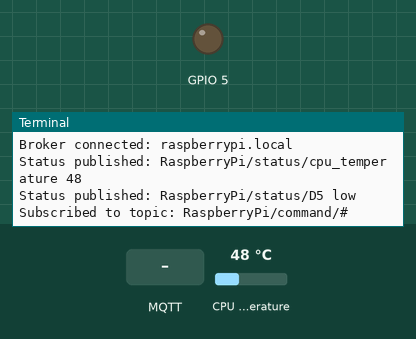
This program was run on a simulated Raspberry Pi (BCM pin numbers). Shown: output pins drawn as LEDs (lit = HIGH), the last lines printed to the terminal. The test bench sets the inputs (shaded band); at power-on: CPU temperature 48 °C. No MQTT or app messages arrive unless stated; the clock reads 2024-03-15 10:24:30 at power-on unless the program sets it; library files of the repository ran but are not shown: secrets.py.

Above: at 1.4 s.
1.5 s: CPU temperature set to 71 °C
At 2.7 s:
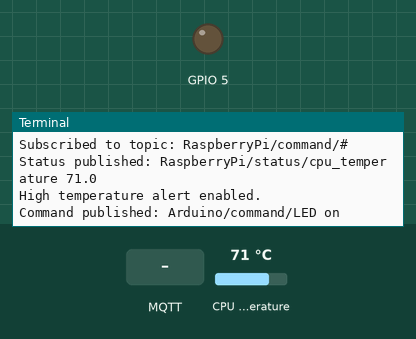
3.7 s: MQTT message "raspberry_pi_pico_w" arrives on the first subscribed topic
At 4.2 s:
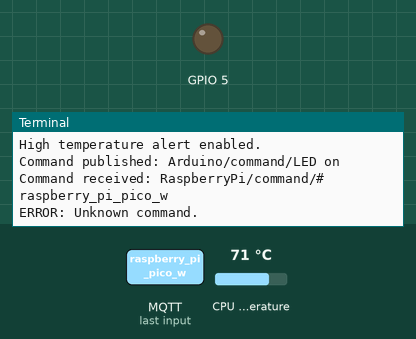
5.2 s: MQTT message "get" arrives on the first subscribed topic
At 6.4 s:
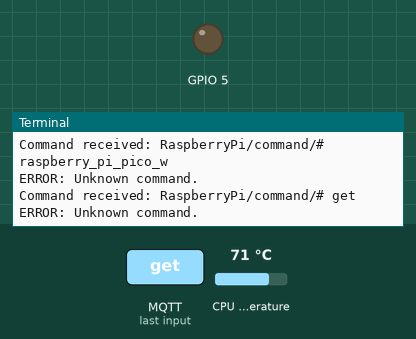
6.7 s: CPU temperature set to 31 °C
At 8.4 s:
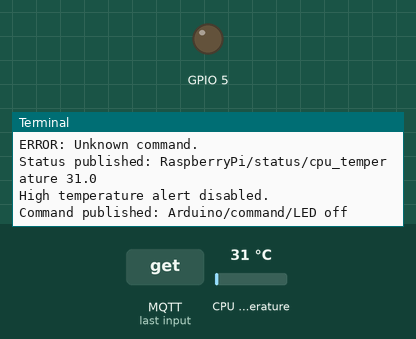
8.7 s: MQTT message "high" arrives on the first subscribed topic
At 9.2 s:
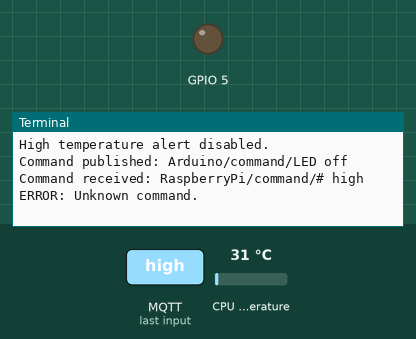

Measured:
- after the input at 1.5 s, the terminal: prints a new line after 0.72 s (image 1)
- after the input at 3.7 s, the terminal: prints a new line at once (image 2)
- after the input at 5.2 s, the terminal: prints a new line at once (image 3)
- after the input at 6.7 s, the terminal: prints a new line after 0.51 s (image 4)
- after the input at 8.7 s, the terminal: prints a new line at once (image 5)

The program:

mqtt_client.py
```python
"""A CircuitPython program that demonstrates how to use the MQTT protocol.

Description
-----------

A CircuitPython program that demonstrates how to use the MQTT protocol.
It can be run on either a Raspberry Pi SBC or a Raspberry Pi Pico W
microcontroller board.

The Raspberry Pi acts as an MQTT client and connects to the MQTT broker.

The client listens for (subscribes to) the following commands (topics):

- <client_id>/command/cpu_temperature (qos = 1, retained = false, message = get)
- <client_id>/command/D5 (qos = 1, retained = false, message = get | high | low)

The client reports (publishes to) the following status (topics):

- <client_id>/status/cpu_temperature (qos = 0, retained = true,
  message = temperature)
- <client_id>/status/D5 (qos = 0, retained = true, message = high | low)

The following Mosquitto commands can be used on your computer to interact with
the Raspberry Pi client.  Change the client ID, username, and password options
to those values specified within the *secrets.h* module and the MQTT broker
server configuration.

- $ mosquitto_sub -v -h raspberrypi.local -p 1883 -u <username> -P <password>
  -q 1 -t <client_id>/#
- $ mosquitto_pub -h raspberrypi.local -p 1883 -u <username> -P <password> -q 1
  -t <client_id>/command/cpu_temperature -m get
- $ mosquitto_pub -h raspberrypi.local -p 1883 -u <username> -P <password> -q 1
  -t <client_id>/command/D5 -m get
- $ mosquitto_pub -h raspberrypi.local -p 1883 -u <username> -P <password> -q 1
  -t <client_id>/command/D5 -m high
- $ mosquitto_pub -h raspberrypi.local -p 1883 -u <username> -P <password> -q 1
  -t <client_id>/command/D5 -m low

Circuit
-------

- No external components are connected to the board.

Libraries/Modules
-----------------

- *time* Standard Library
    - https://docs.python.org/3/library/time.html
    - Provides access to the *sleep* function.
- *socket* Standard Library
    - https://docs.python.org/3/library/socket.html
    - Provides a low-level networking interface on a Raspberry Pi SBC.
- *board* CircuitPython Core Module
    - https://circuitpython.readthedocs.io/en/latest/shared-bindings/board/
    - Provides access to the board's GPIO pins and hardware.
- *digitalio* CircuitPython Core Module
    - https://circuitpython.readthedocs.io/en/latest/shared-bindings/digitalio/
    - Provides basic digital pin support.
- *microcontroller* CircuitPython Core Module
    - https://circuitpython.readthedocs.io/en/latest/shared-bindings/microcontroller/
    - Provides access to the microcontroller's pin references and CPU
      temperature.
- *socketpool* CircuitPython Core Module
    - https://docs.circuitpython.org/en/latest/shared-bindings/socketpool/
    - Provides a low-level networking interface on a Raspberry Pi Pico W.
- *wifi* CircuitPython Core Module
    - https://docs.circuitpython.org/en/latest/shared-bindings/wifi/
    - Provides low-level WiFi functionality on a Raspberry Pi Pico W.
- *GPIO Zero* Library
    - https://gpiozero.readthedocs.io
    - Provides access to the CPU temperature on a Raspberry Pi SBC.
- *RPi.GPIO* Library
    - https://pypi.org/project/RPi.GPIO/
    - Provides access to the *cleanup* method on a Raspberry Pi SBC.
- *Adafruit_CircuitPython_Logging* Library
    - https://docs.circuitpython.org/projects/logging/
    - Provides logging support.
- *Adafruit_CircuitPython_MiniMQTT* Library
    - https://docs.circuitpython.org/projects/minimqtt/
    - Provides MQTT client connectivity.
- *secrets* Local Module
    - Contains the secrets (usernames, passwords, and other parameters) used for
      accessing the local WiFi network and the MQTT broker server.

Notes
-----

- The separate *secrets.py* module contains the secrets (usernames, passwords,
  and other parameters) used for accessing the local WiFi network and the MQTT
  broker server.  Replace the placeholders within that file with the appropriate
  values for your setup before running this program.
- Comments are Sphinx (reStructuredText) compatible.

TODO
----

- None.

Author(s)
---------

- Created by John Woolsey on 06/12/2023.
- Modified by John Woolsey on 08/03/2023.

Copyright (c) 2023 Woolsey Workshop.  All rights reserved.

Members
-------
"""


# Imports
from time import sleep
import board
from digitalio import DigitalInOut, Direction
import microcontroller
try:
    import gpiozero
    import RPi.GPIO as GPIO
    IS_RASPBERRY_PI_SBC = True
except:
    IS_RASPBERRY_PI_SBC = False
if IS_RASPBERRY_PI_SBC:
    import socket
elif board.board_id == "raspberry_pi_pico_w":
    import socketpool
    import wifi
import adafruit_logging as logger
import adafruit_minimqtt.adafruit_minimqtt as MQTT
try:
    import secrets
except ImportError:
    print("WiFi and MQTT secrets are stored in secrets.py.")
    raise


# Pin Mapping
if IS_RASPBERRY_PI_SBC:
    gpio_d5: microcontroller.Pin = DigitalInOut(board.D5)
    """The D5 GPIO pin."""
elif board.board_id == "raspberry_pi_pico_w":
    gpio_d5: microcontroller.Pin = DigitalInOut(board.GP5)  # use board.LED to control on-board LED
    """The D5 GPIO pin."""


# Global Constants
DEBUG: int = 1
"""Enables MQTT client debugging messages;
`0` = no messages are printed,
`1` = only program messages are printed, and
`2` = program and MQTT logging messages are printed.
"""


# Global Variables
previous_gpio_d5_value: bool = False
"""The previous value of the D5 GPIO pin."""

previous_cpu_temperature_value: float = 0.0
"""The previous value of the CPU temperature."""

high_cpu_temperature_alert: bool = False
"""The current status of the high cpu temperature alert;
`False` = alert is off, `True` = alert is on.
"""

cpu_temperature_threshold_high: float = 58
"""The high temperature threshold that enables the high cpu temperature alert."""

cpu_temperature_threshold_low: float = 56
"""The low temperature threshold that disables the high cpu temperature alert."""


# Global Instances
mqtt_client: MQTT = None
"""The instance of the MQTT client."""


# MQTT Callback Functions
def mqtt_command_cpu_temperature_received(client: MQTT, topic: str, message: str) -> None:
    """The callback function that gets called when an MQTT message is received
    from the broker with the *<client_id>/command/cpu_temperature* topic.

    Processes the incoming *cpu_temperature* command (message).

    :param MQTT client: The MQTT client that received the message; not utilized.
    :param str topic: The topic of the incoming MQTT based command.
    :param str message: The message of the incoming MQTT based command.
    """

    if DEBUG:
        print(f"Command received: {topic} {message}")
    if message == "get":
        mqtt_publish_cpu_temperature_status()
    else:
        if DEBUG:
            print("ERROR: Unknown command.")


def mqtt_command_d5_received(client: MQTT, topic: str, message: str) -> None:
    """The callback function that gets called when an MQTT message is received
    from the broker with the *<client_id>/command/D5* topic.

    Processes the incoming *D5* command (message).

    :param MQTT client: The MQTT client that received the message; not utilized.
    :param str topic: The topic of the incoming MQTT based command.
    :param str message: The message of the incoming MQTT based command.
    """

    if DEBUG:
        print(f"Command received: {topic} {message}")
    if message == "get":
        mqtt_publish_gpio_d5_status()
    elif message in ("high", "low"):
        gpio_d5.value = True if message == "high" else False
        if DEBUG:
            print(f"D5 GPIO pin set {message}.")
        mqtt_publish_gpio_d5_status()
    else:
        if DEBUG:
            print("ERROR: Unknown command.")


def mqtt_connected(client: MQTT, userdata: any, flags: int, rc: int) -> None:
    """The callback function that gets called when the MQTT client connects to
    the broker.

    Reports the broker connection status to the user.

    :param MQTT client: The MQTT client that connected.
    :param any userdata: Arbitrary callback data; not utilized.
    :param int flags: The response flags; not utilized.
    :param int rc: The connect operation's return code; not utilized.
    """

    if DEBUG:
        print(f"\nBroker connected: {client.broker}")


def mqtt_disconnected(client: MQTT, userdata: any, rc: int) -> None:
    """The callback function that gets called when the MQTT client disconnects
    from the broker.

    Reports the broker connection status to the user.

    :param MQTT client: The MQTT client that disconnected.
    :param any userdata: Arbitrary callback data; not utilized.
    :param int rc: The disconnect operation's return code; not utilized.
    """

    if DEBUG:
        print(f"Broker disconnected: {client.broker}")


def mqtt_message_received(client: MQTT, topic: str, message: str) -> None:
    """The callback function that gets called when an MQTT command (message)
    other than *cpu_temperature* and *D5* is received from the broker.

    Alerts the user to an unknown command being received.

    :param MQTT client: The MQTT client that received the message; not utilized.
    :param str topic: The topic of the incoming MQTT based command.
    :param str message: The message of the incoming MQTT based command.
    """

    if DEBUG:
        print(f"Command received: {topic} {message}")
        print("ERROR: Unknown command.")


def mqtt_published(client: MQTT, userdata: any, topic: str, pid: int) -> None:
    """The callback function that gets called when an MQTT message is published
    to the broker.

    Reports the published message to the user.

    Note, since this callback function does not have access to the actual
    messages (payloads) of the published messages, the messages are reported to
    the user directly when the messages are published.  Hence, this callback
    function is not currently being utilized, but is left here for demonstration
    purposes.

    :param MQTT client: The MQTT client that published the message;
        not utilized.
    :param any userdata: Arbitrary callback data; not utilized.
    :param str topic: The topic of the published MQTT based command.
    :param int pid: The message ID; not utilized.
    """

    if DEBUG:
        # print(f"Status published: {topic} {message}")  # preferred, but unavailable
        print(f"Status published: {topic}")


def mqtt_subscribed(client: MQTT, userdata: any, topic: str, granted_qos: int) -> None:
    """The callback function that gets called when an MQTT client subscribes to
    a topic with the broker.

    Reports the subscribed topic to the user.

    :param MQTT client: The MQTT client that subscribed to a topic;
        not utilized.
    :param any userdata: Arbitrary callback data; not utilized.
    :param str topic: The topic of the MQTT subscription.
    :param int granted_qos: The granted Quality of Service (QoS) of the MQTT
        subscription; not utilized.
    """

    if DEBUG:
        print(f"Subscribed to topic: {topic}")


def mqtt_unsubscribed(client: MQTT, userdata: any, topic: str, pid: int) -> None:
    """The callback function that gets called when an MQTT client unsubscribes
    from a topic with the broker.

    Reports the unsubscribed topic to the user.

    :param MQTT client: The MQTT client that unsubscribed from a topic;
        not utilized.
    :param any userdata: Arbitrary callback data; not utilized.
    :param str topic: The topic of the canceled MQTT subscription.
    :param int pid: The message ID; not utilized.
    """

    if DEBUG:
        print(f"Unsubscribed from topic: {topic}")


# User Functions
def configure_mqtt_client() -> None:
    """Configures the MQTT client.

    Turns on debug logging, if enabled, and sets MQTT callback functions.
    """

    global mqtt_client

    # Setup WiFi network and MQTT broker connections
    if IS_RASPBERRY_PI_SBC:
        socket_pool = socket
    if board.board_id == "raspberry_pi_pico_w":
        wifi.radio.connect(secrets.wifi["ssid"], secrets.wifi["password"])  # connect to WiFi network
        socket_pool = socketpool.SocketPool(wifi.radio)
    mqtt_client = MQTT.MQTT(
        broker=secrets.mqtt["broker_url"],
        username=secrets.mqtt["broker_username"],
        password=secrets.mqtt["broker_password"],
        client_id=secrets.mqtt["client_id"],
        socket_pool=socket_pool
    )

    # Enable debugging messages
    if DEBUG == 2:  # display MQTT debugging messages
        mqtt_client.enable_logger(logger, log_level=logger.DEBUG)

    # Assign MQTT client callback functions
    mqtt_client.on_connect = mqtt_connected
    mqtt_client.on_disconnect = mqtt_disconnected
    mqtt_client.on_message = mqtt_message_received
    # mqtt_client.on_publish = mqtt_published  # not utilized
    mqtt_client.on_subscribe = mqtt_subscribed
    mqtt_client.on_unsubscribe = mqtt_unsubscribed
    mqtt_client.add_topic_callback(
        f"{secrets.mqtt['client_id']}/command/cpu_temperature",
        mqtt_command_cpu_temperature_received
    )
    mqtt_client.add_topic_callback(
        f"{secrets.mqtt['client_id']}/command/D5",
        mqtt_command_d5_received
    )


def connect_mqtt_broker() -> None:
    """Connects to the MQTT broker."""

    if DEBUG:
        print("Connecting to MQTT broker...", end="")
    while mqtt_client.connect():
        if DEBUG:
            print(".", end="")
        sleep(1)  # wait 1 second


def mqtt_check_and_report_status() -> None:
    """Checks the status of the current CPU temperature and D5 GPIO pin values
    and reports any significant changes to the MQTT broker.

    Turns on or off the high temperature alert (publishes MQTT based commands to
    turn on/off the Arduino LED) depending on the CPU's temperature value.
    """

    # CPU Temperature Status
    current_cpu_temperature_value: float = 0
    if IS_RASPBERRY_PI_SBC:
        current_cpu_temperature_value = gpiozero.CPUTemperature().temperature
    elif board.board_id == "raspberry_pi_pico_w":
        current_cpu_temperature_value = microcontroller.cpu.temperature
    if abs(current_cpu_temperature_value - previous_cpu_temperature_value) > 2.0:
        mqtt_publish_cpu_temperature_status()

    # GPIO D5 Status
    current_gpio_d5_value: bool = gpio_d5.value
    if current_gpio_d5_value != previous_gpio_d5_value:
        mqtt_publish_gpio_d5_status()

    # High CPU Temperature Alert
    global high_cpu_temperature_alert
    if current_cpu_temperature_value > cpu_temperature_threshold_high and not high_cpu_temperature_alert:
        high_cpu_temperature_alert = True
        if DEBUG:
            print("High temperature alert enabled.")
        mqtt_client.publish("Arduino/command/LED", "on", qos=1)  # hard-coded client ID for Arduino
        if DEBUG:
            print("Command published: Arduino/command/LED on")
    elif current_cpu_temperature_value < cpu_temperature_threshold_low and high_cpu_temperature_alert:
        high_cpu_temperature_alert = False
        if DEBUG:
            print("High temperature alert disabled.")
        mqtt_client.publish("Arduino/command/LED", "off", qos=1)  # hard-coded client ID for Arduino
        if DEBUG:
            print("Command published: Arduino/command/LED off")


def mqtt_publish_cpu_temperature_status() -> None:
    """Publishes the status (value) of the CPU's temperature to the MQTT broker."""

    global previous_cpu_temperature_value
    current_cpu_temperature_value: float = 0
    if IS_RASPBERRY_PI_SBC:
        current_cpu_temperature_value = gpiozero.CPUTemperature().temperature
    elif board.board_id == "raspberry_pi_pico_w":
        current_cpu_temperature_value = microcontroller.cpu.temperature
    mqtt_client.publish(
        f"{secrets.mqtt['client_id']}/status/cpu_temperature",
        current_cpu_temperature_value,
        retain=True
    )
    if DEBUG:
        print(f"Status published: {secrets.mqtt['client_id']}/status/cpu_temperature {current_cpu_temperature_value}")
    previous_cpu_temperature_value = current_cpu_temperature_value


def mqtt_publish_gpio_d5_status() -> None:
    """Publishes the status (value) of the D5 GPIO pin to the MQTT broker."""

    global previous_gpio_d5_value
    current_gpio_d5_value: bool = gpio_d5.value
    current_gpio_d5_status: str = "high" if current_gpio_d5_value == True else "low"
    mqtt_client.publish(
        f"{secrets.mqtt['client_id']}/status/D5",
        current_gpio_d5_status,
        retain=True
    )
    if DEBUG:
        print(f"Status published: {secrets.mqtt['client_id']}/status/D5 {current_gpio_d5_status}")
    previous_gpio_d5_value = current_gpio_d5_value


def main() -> None:
    """The main program entry."""

    def loop() -> None:
        """The common looping code for all architectures."""

        if not mqtt_client.is_connected():  # keep broker connected
            mqtt_client.reconnect()
        mqtt_client.loop(1)  # listen for incoming commands; the timeout argument (1) is not typically needed, but I get the "Resource temporarily unavailable" error if I don't provide a value
        mqtt_check_and_report_status()  # report status changes

    if DEBUG:
        print("Running in DEBUG mode.  Turn off for normal operation.")
    if IS_RASPBERRY_PI_SBC:
        print("Press CTRL-C to exit.")

    # Pin configuration
    gpio_d5.direction = Direction.OUTPUT
    gpio_d5.value = False

    # MQTT configuration and connection
    configure_mqtt_client()
    connect_mqtt_broker()

    # Publish initial status
    mqtt_publish_cpu_temperature_status()
    mqtt_publish_gpio_d5_status()

    # Subscribe to commands
    mqtt_client.subscribe(f"{secrets.mqtt['client_id']}/command/#", qos=1)

    # Platform specific
    if IS_RASPBERRY_PI_SBC:
        try:
            while True:
                loop()
        except KeyboardInterrupt:  # detect CTRL-C pressed
            print()
        finally:  # clean up and report status before exiting
            mqtt_client.unsubscribe(f"{secrets.mqtt['client_id']}/command/#")
            gpio_d5.value = False
            mqtt_publish_cpu_temperature_status()
            mqtt_publish_gpio_d5_status()
            mqtt_client.disconnect()
            GPIO.cleanup()
    elif board.board_id == "raspberry_pi_pico_w":
        while True:
            loop()
    else:
        print(f"ERROR: The {board.board_id} board is not supported.")


if __name__ == "__main__":  # required for generating Sphinx documentation
    main()
```
